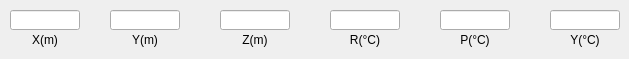
       <widget class="QWidget" name="C6_page">
        <widget class="QLineEdit" name="C61_lineEdit">
         <property name="geometry">
          <rect>
           <x>10</x>
           <y>10</y>
           <width>70</width>
           <height>20</height>
          </rect>
         </property>
        </widget>
        <widget class="QLabel" name="C61_Label">
         <property name="geometry">
          <rect>
           <x>10</x>
           <y>30</y>
           <width>70</width>
           <height>20</height>
          </rect>
         </property>
         <property name="text">
          <string>X(m)</string>
         </property>
         <property name="alignment">
          <set>Qt::AlignCenter</set>
         </property>
        </widget>
        <widget class="QLineEdit" name="C62_lineEdit">
         <property name="geometry">
          <rect>
           <x>110</x>
           <y>10</y>
           <width>70</width>
           <height>20</height>
          </rect>
         </property>
        </widget>
        <widget class="QLabel" name="C62_Label">
         <property name="geometry">
          <rect>
           <x>110</x>
           <y>30</y>
           <width>70</width>
           <height>20</height>
          </rect>
         </property>
         <property name="text">
          <string>Y(m)</string>
         </property>
         <property name="alignment">
          <set>Qt::AlignCenter</set>
         </property>
        </widget>
        <widget class="QLineEdit" name="C63_lineEdit">
         <property name="geometry">
          <rect>
           <x>220</x>
           <y>10</y>
           <width>70</width>
           <height>20</height>
          </rect>
         </property>
        </widget>
        <widget class="QLabel" name="C63_Label">
         <property name="geometry">
          <rect>
           <x>220</x>
           <y>30</y>
           <width>70</width>
           <height>20</height>
          </rect>
         </property>
         <property name="text">
          <string>Z(m)</string>
         </property>
         <property name="alignment">
          <set>Qt::AlignCenter</set>
         </property>
        </widget>
        <widget class="QLineEdit" name="C64_lineEdit">
         <property name="geometry">
          <rect>
           <x>330</x>
           <y>10</y>
           <width>70</width>
           <height>20</height>
          </rect>
         </property>
        </widget>
        <widget class="QLabel" name="C64_Label">
         <property name="geometry">
          <rect>
           <x>330</x>
           <y>30</y>
           <width>70</width>
           <height>20</height>
          </rect>
         </property>
         <property name="text">
          <string>R(°C)</string>
         </property>
         <property name="alignment">
          <set>Qt::AlignCenter</set>
         </property>
        </widget>
        <widget class="QLineEdit" name="C65_lineEdit">
         <property name="geometry">
          <rect>
           <x>440</x>
           <y>10</y>
           <width>70</width>
           <height>20</height>
          </rect>
         </property>
        </widget>
        <widget class="QLabel" name="C65_Label">
         <property name="geometry">
          <rect>
           <x>440</x>
           <y>30</y>
           <width>70</width>
           <height>20</height>
          </rect>
         </property>
         <property name="text">
          <string>P(°C)</string>
         </property>
         <property name="alignment">
          <set>Qt::AlignCenter</set>
         </property>
        </widget>
        <widget class="QLineEdit" name="C66_lineEdit">
         <property name="geometry">
          <rect>
           <x>550</x>
           <y>10</y>
           <width>70</width>
           <height>20</height>
          </rect>
         </property>
        </widget>
        <widget class="QLabel" name="C66_Label">
         <property name="geometry">
          <rect>
           <x>550</x>
           <y>30</y>
           <width>70</width>
           <height>20</height>
          </rect>
         </property>
         <property name="text">
          <string>Y(°C)</string>
         </property>
         <property name="alignment">
          <set>Qt::AlignCenter</set>
         </property>
        </widget>
       </widget>
